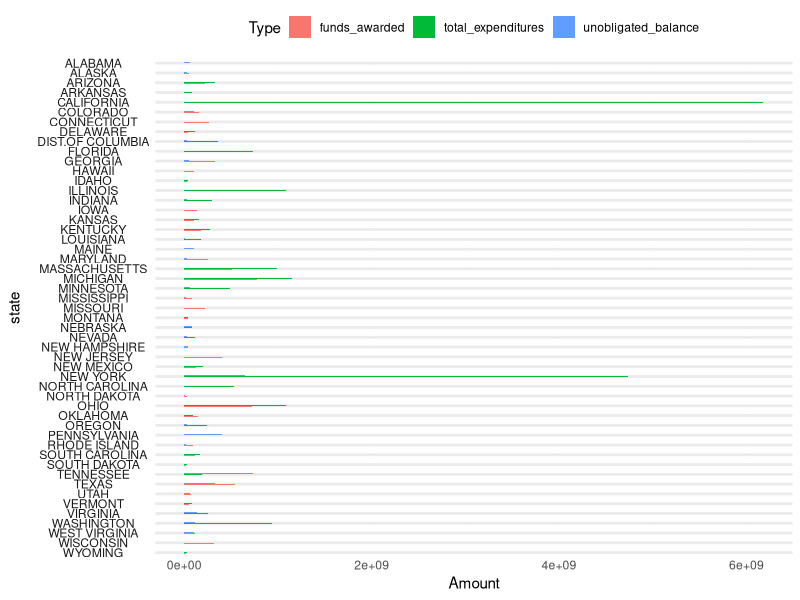
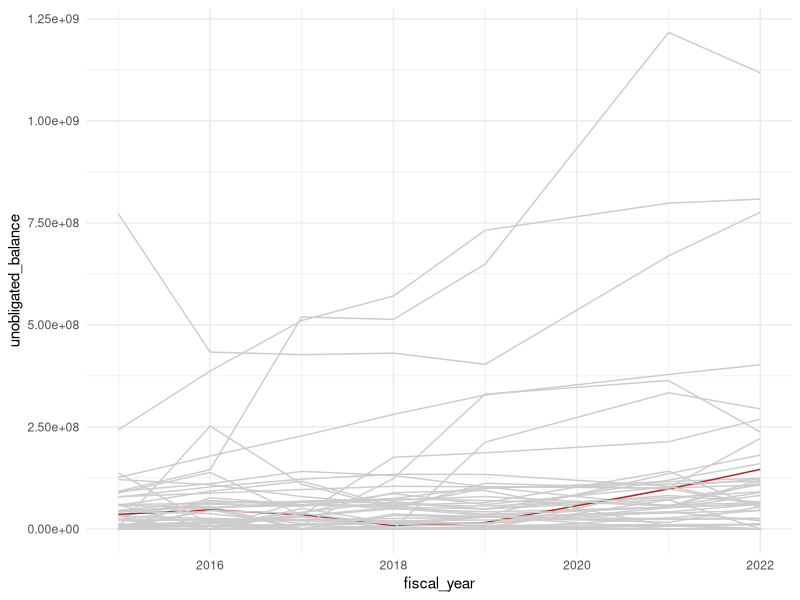
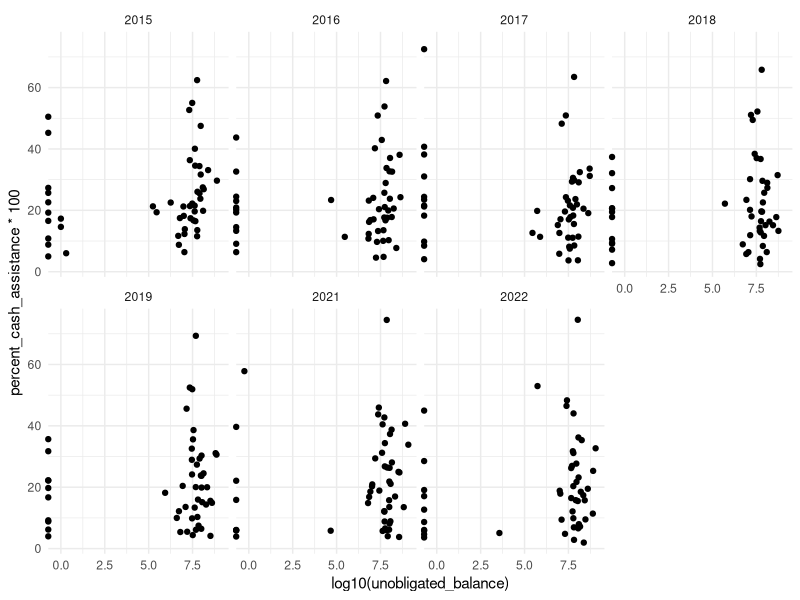
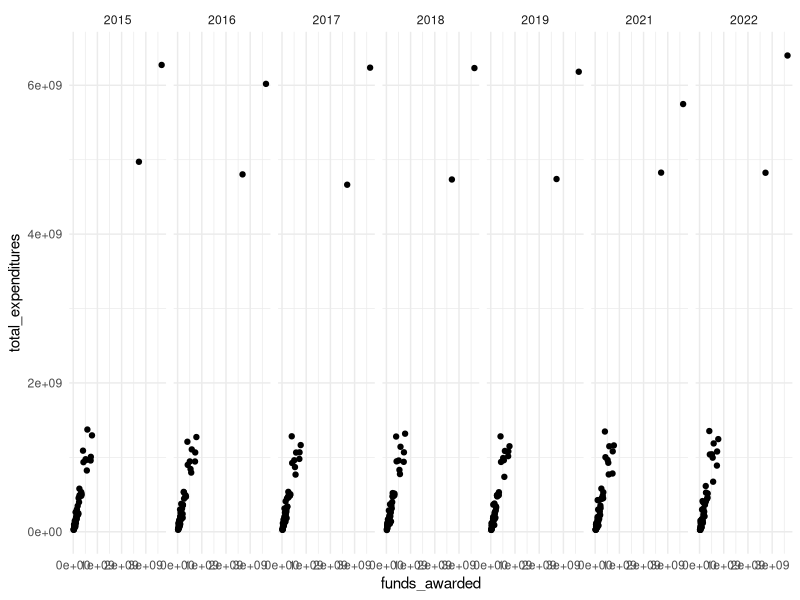

These figures' R source, in order: (Note: this script raises an error after producing the figures.)
## ---- chunk 1
#| label: load-data-and-packages

# load packages
library(tidyverse)

# load data
expenditures <- read_csv("data/total_expenditures_2015_2022.csv")
## ---- chunk 2
#| label: eda-bar
#| fig-height: 15
#| fig-width: 8
expenditures |>
  select(state, fiscal_year, funds_awarded, total_expenditures, unobligated_balance) |>
  pivot_longer(cols = funds_awarded:unobligated_balance,
               names_to = "Type",
               values_to = "Amount") |>
  filter(fiscal_year == 2019 & state != "U.S. TOTAL") |>
  ggplot(aes(x = Amount, y = state)) +
  geom_col(aes(x = Amount, y = Type, fill = Type), show.legend = TRUE) +
  coord_cartesian(clip = "off") +
  facet_wrap(~state, ncol = 1, strip.position = "left") +
  theme_minimal() +
  theme(axis.text.y=element_blank(), 
      axis.ticks.y = element_blank(),
      strip.text.y.left = element_text(angle = 0),
      legend.position = "top")
## ---- chunk 3
#| label: eda-line

expenditures |>
  select(state, fiscal_year, unobligated_balance, funds_awarded) |>
  filter(state != "U.S. TOTAL" & state != "DIST.OF COLUMBIA") |>
  mutate(line_color = if_else(state == "MISSISSIPPI", "firebrick", "gray80")) |>
  ggplot(aes(x = fiscal_year, y = unobligated_balance)) +
  geom_line(aes(x = fiscal_year, y = unobligated_balance, group = state, color = line_color), show.legend = FALSE) +
  coord_cartesian(clip = "off") +
  scale_color_manual(values = c("firebrick", "gray80")) +
  #facet_wrap(~state, ncol = 1, strip.position = "left") +
  theme_minimal() +
  theme(#axis.text.y=element_blank(), 
      #axis.ticks.y = element_blank(),
      #strip.text.y.left = element_text(angle = 0),
      legend.position = "top")
## ---- chunk 4
#| fig-width: 10
#| fig-height: 5

expenditures <- expenditures |>
  mutate(percent_cash_assistance = basic_assistance / total_expenditures)

expenditures |>
  filter(state != "U.S. TOTAL" & state != "DIST.OF COLUMBIA") |>
  ggplot(aes(x = log10(unobligated_balance), y = percent_cash_assistance*100), alpha = 0.5) +
  geom_point() +
  coord_cartesian(clip = "off") +
  facet_wrap(~fiscal_year, nrow = 2, ncol = 4) +
  theme_minimal()
## ---- chunk 5
#| fig-width: 10
#| fig-height: 2
expenditures |>
  filter(state != "U.S. TOTAL" & state != "DIST. OF COLUMBIA") |>
  ggplot(aes(x = funds_awarded, y = total_expenditures)) +
  geom_point() +
  facet_wrap(~fiscal_year, nrow = 1) +
  theme_minimal()
## ---- chunk 6
#| label: segmented-bar

# create a bar plot of total expenditures per year by state
expenditures_bar <- expenditures |>
  pivot_longer(cols = funds_awarded:unobligated_balance, names_to = "category", values_to = "amount") |>
  group_by(category, state) |>
  summarize(average_amount = mean(amount)) |>
  filter(!is.na())

expenditures_bar |>
  filter(state == "MISSISSIPPI") |>
  ggplot(aes(x = state)) +
  geom_col(aes(y = amount))
